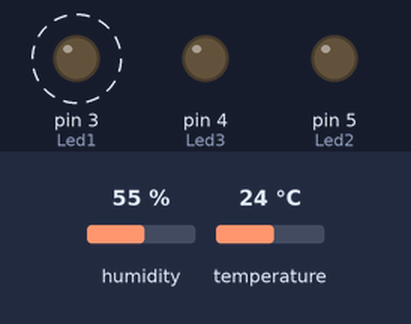
Simulated run of this sketch. Board: Arduino Uno, built with avr-gcc and run on an emulated ATmega328P. On the bench: output pins drawn as LEDs (lit = HIGH). Dashed ring = blinking. The inputs (shaded band) are chosen by the test bench; at power-on: temperature 24 °C, humidity 55 %. What the sketch prints to the serial monitor is not drawn.

Above: at 4.3 s.
4.4 s: temperature set to 27 °C
At 7.1 s:
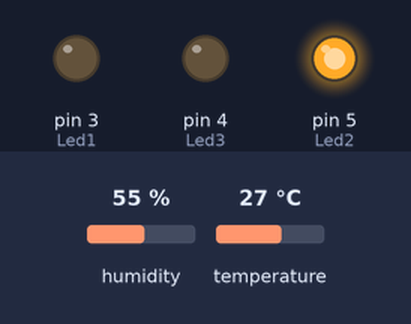
7.9 s: temperature set to 12 °C
At 8.4 s:
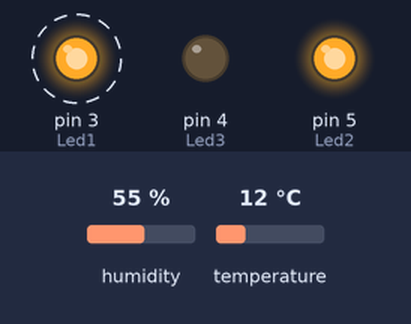
11.4 s: temperature set to 33 °C
At 14.0 s:
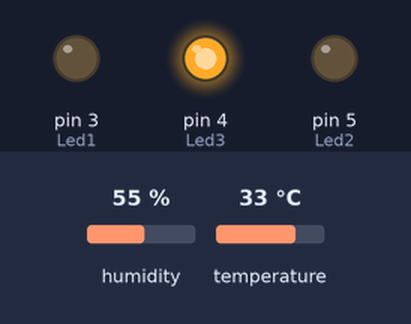
14.9 s: temperature set to 31 °C
18.4 s: temperature set to 28 °C
At 20.1 s:
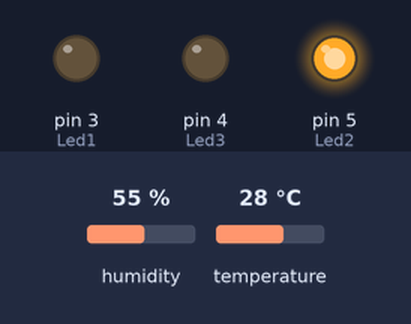
21.9 s: temperature set to 19 °C
At 26.1 s:
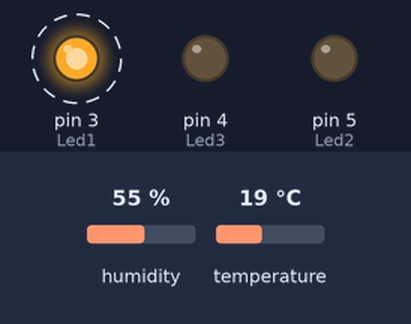
Timing chart, 0 to 30.0 s (numbered marks = the images above; inputs shaded):
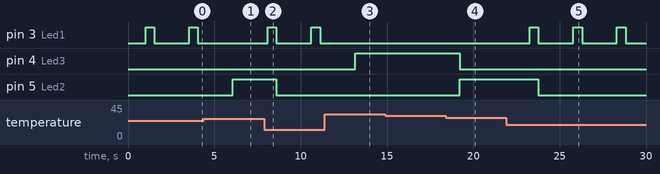

The sketch:

sketch_apr07b.ino
```cpp
#include <DHT.h>

// Definimos el pin digital donde se conecta el sensor
#define DHTPIN 2
// Dependiendo del tipo de sensor
#define DHTTYPE DHT11

#define Led1 3
#define Led2 5
#define Led3 4
 int hot = 30;
 int cold = 26;
// Inicializamos el sensor DHT11
DHT dht(DHTPIN, DHTTYPE);

void setup() {
  // Inicializamos comunicación serie
  Serial.begin(9600);
  pinMode(Led1, OUTPUT); //green
  pinMode(Led2, OUTPUT); //yellow
  pinMode(Led3, OUTPUT); //red
  // Comenzamos el sensor DHT
  dht.begin();

}

void loop() {
    // Esperamos 1 segundos
  delay(1000);
  // Leemos la temperatura en grados centígrados (por defecto)
  float t = dht.readTemperature();


  // Comprobamos si ha habido algún error en la lectura
  if (isnan(t)) {
    Serial.println("Error obteniendo los datos del sensor DHT11");
    return;
  }

  // Calcular el índice de calor en grados centígrados
  float hic = dht.computeHeatIndex(t, false);

  Serial.print("Temperatura: ");
  Serial.print(t);
  Serial.print(" *C ");
  Serial.print("Indice de calor: ");
  Serial.print(hic);
  Serial.print(" *C ");
  if (t < cold) { //cold
  digitalWrite(Led1, HIGH);
  delay(500);
  digitalWrite(Led1,LOW);
  digitalWrite(Led2, LOW);
  digitalWrite(Led3, LOW);
  Serial.println(" It's Cold.");
}
  else if (t >= hot) { //hot
  digitalWrite(Led1, LOW);
  digitalWrite(Led2, LOW);
  digitalWrite(Led3, HIGH);
  Serial.println(" It's Hot.");
}
else { //fine
  digitalWrite(Led1, LOW);
  digitalWrite(Led2, HIGH);
  digitalWrite(Led3, LOW);
  Serial.println(" It's Fine.");
}
delay(1000);

}
```

Measured:
- the behaviour switches between 25 and 26 °C on temperature (found by bisection; images 0 and 1)
- the behaviour switches between 30 and 29 °C on temperature (found by bisection; images 3 and 4)
- after the input at 4.4 s, pin 3 (Led1): stays LOW (without the input it goes to HIGH after 1.7 s); pin 5 (Led2): LOW → HIGH after 1.7 s
- after the input at 7.9 s, pin 3 (Led1): alternates HIGH for 0.50 s and LOW for 2.0 s, starting after 0.20 s; pin 5 (Led2): HIGH → LOW after 0.70 s
- after the input at 11.4 s, pin 3 (Led1): stays LOW (without the input it goes to HIGH after 1.7 s); pin 4 (Led3): LOW → HIGH after 1.7 s
- after the input at 14.9 s, every drawn part: stays the same
- after the input at 18.4 s, pin 4 (Led3): HIGH → LOW after 0.82 s; pin 5 (Led2): LOW → HIGH after 0.82 s
- after the input at 21.9 s, pin 3 (Led1): alternates HIGH for 0.50 s and LOW for 2.0 s, starting after 1.4 s; pin 5 (Led2): HIGH → LOW after 1.9 s
- by itself, pin 3 (Led1): alternates HIGH for 0.50 s and LOW for 2.0 s
